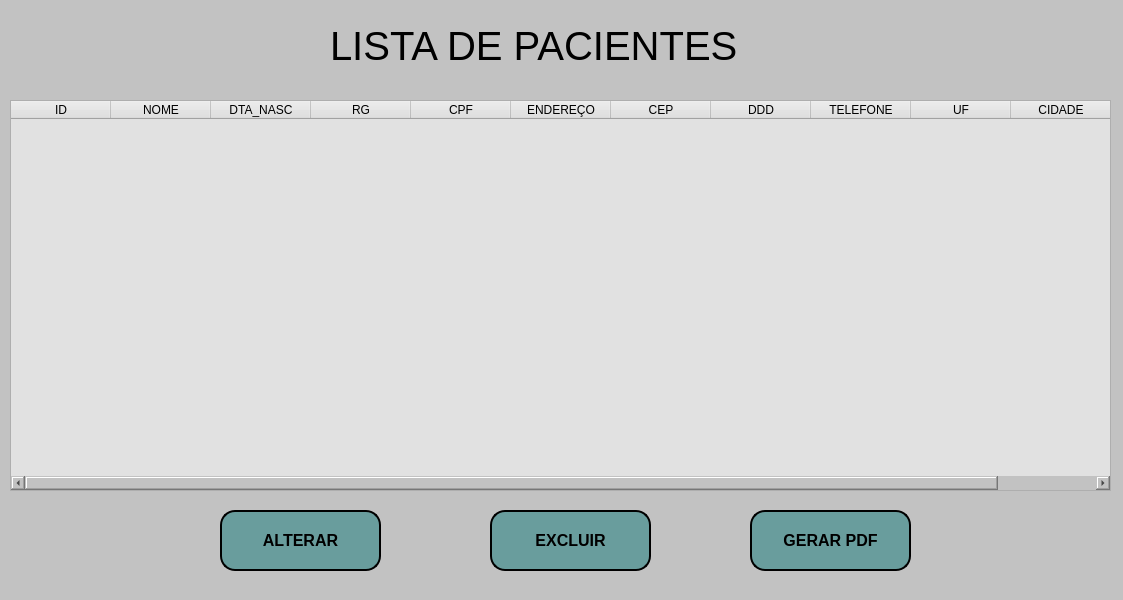
<?xml version="1.0" encoding="UTF-8"?>
<ui version="4.0">
 <class>MainWindow</class>
 <widget class="QMainWindow" name="MainWindow">
  <property name="geometry">
   <rect>
    <x>0</x>
    <y>0</y>
    <width>1123</width>
    <height>600</height>
   </rect>
  </property>
  <property name="windowTitle">
   <string>Lista de Pacientes</string>
  </property>
  <property name="styleSheet">
   <string notr="true">background-color: rgb(194, 194, 194);</string>
  </property>
  <widget class="QWidget" name="centralwidget">
   <widget class="QTableWidget" name="tableWidget">
    <property name="geometry">
     <rect>
      <x>10</x>
      <y>100</y>
      <width>1101</width>
      <height>391</height>
     </rect>
    </property>
    <property name="styleSheet">
     <string notr="true">background-color: rgb(225, 225, 225);</string>
    </property>
    <column>
     <property name="text">
      <string>ID</string>
     </property>
    </column>
    <column>
     <property name="text">
      <string>NOME</string>
     </property>
    </column>
    <column>
     <property name="text">
      <string>DTA_NASC</string>
     </property>
    </column>
    <column>
     <property name="text">
      <string>RG</string>
     </property>
    </column>
    <column>
     <property name="text">
      <string>CPF</string>
     </property>
    </column>
    <column>
     <property name="text">
      <string>ENDEREÇO</string>
     </property>
    </column>
    <column>
     <property name="text">
      <string>CEP</string>
     </property>
    </column>
    <column>
     <property name="text">
      <string>DDD</string>
     </property>
    </column>
    <column>
     <property name="text">
      <string>TELEFONE</string>
     </property>
    </column>
    <column>
     <property name="text">
      <string>UF</string>
     </property>
    </column>
    <column>
     <property name="text">
      <string>CIDADE</string>
     </property>
    </column>
   </widget>
   <widget class="QLabel" name="label">
    <property name="geometry">
     <rect>
      <x>330</x>
      <y>20</y>
      <width>431</width>
      <height>51</height>
     </rect>
    </property>
    <property name="font">
     <font>
      <pointsize>30</pointsize>
     </font>
    </property>
    <property name="styleSheet">
     <string notr="true">color: rgb(0, 0, 0);</string>
    </property>
    <property name="text">
     <string>LISTA DE PACIENTES</string>
    </property>
   </widget>
   <widget class="QPushButton" name="bt_excluir_pac">
    <property name="geometry">
     <rect>
      <x>490</x>
      <y>510</y>
      <width>161</width>
      <height>61</height>
     </rect>
    </property>
    <property name="font">
     <font>
      <pointsize>12</pointsize>
      <weight>75</weight>
      <bold>true</bold>
     </font>
    </property>
    <property name="styleSheet">
     <string notr="true">color: rgb(0, 0, 0);
background-color: rgb(105, 157, 157);
border-radius: 15px;
border-style:outset;
border-width: 2px;
border-color:black;</string>
    </property>
    <property name="text">
     <string>EXCLUIR</string>
    </property>
   </widget>
   <widget class="QPushButton" name="bt_gerar_pdf">
    <property name="geometry">
     <rect>
      <x>750</x>
      <y>510</y>
      <width>161</width>
      <height>61</height>
     </rect>
    </property>
    <property name="font">
     <font>
      <pointsize>12</pointsize>
      <weight>75</weight>
      <bold>true</bold>
     </font>
    </property>
    <property name="styleSheet">
     <string notr="true">color: rgb(0, 0, 0);
background-color: rgb(105, 157, 157);
border-radius: 15px;
border-style:outset;
border-width: 2px;
border-color:black;</string>
    </property>
    <property name="text">
     <string>GERAR PDF</string>
    </property>
   </widget>
   <widget class="QPushButton" name="botao_cadastrar_3">
    <property name="geometry">
     <rect>
      <x>220</x>
      <y>510</y>
      <width>161</width>
      <height>61</height>
     </rect>
    </property>
    <property name="font">
     <font>
      <pointsize>12</pointsize>
      <weight>75</weight>
      <bold>true</bold>
     </font>
    </property>
    <property name="styleSheet">
     <string notr="true">color: rgb(0, 0, 0);
background-color: rgb(105, 157, 157);
border-radius: 15px;
border-style:outset;
border-width: 2px;
border-color:black;</string>
    </property>
    <property name="text">
     <string>ALTERAR</string>
    </property>
   </widget>
  </widget>
  <widget class="QMenuBar" name="menubar">
   <property name="geometry">
    <rect>
     <x>0</x>
     <y>0</y>
     <width>1123</width>
     <height>22</height>
    </rect>
   </property>
  </widget>
 </widget>
 <resources/>
 <connections/>
</ui>
